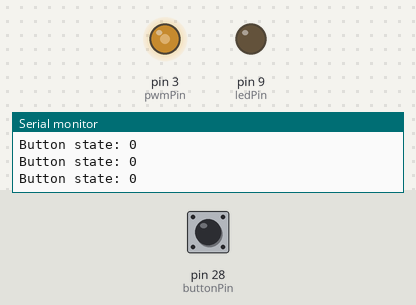
Recording of a sketch running on a simulated Arduino Mega 2560, built with avr-gcc and run on an emulated ATmega2560. Shown: output pins drawn as LEDs (lit = HIGH), the last lines printed to the serial monitor. The test bench sets the inputs (shaded band); at power-on: pin 28 (buttonPin) LOW.

Above: at 1.2 s.
1.3 s: pin 28 (buttonPin) pulled HIGH for 0.25 s
At 1.5 s:
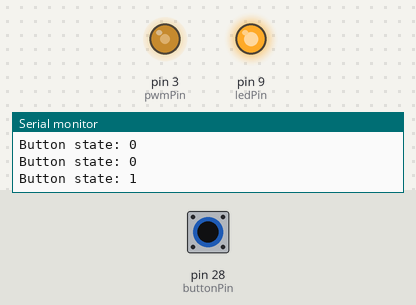
3.1 s: pin 28 (buttonPin) pulled HIGH for 3.2 s
At 7.4 s:
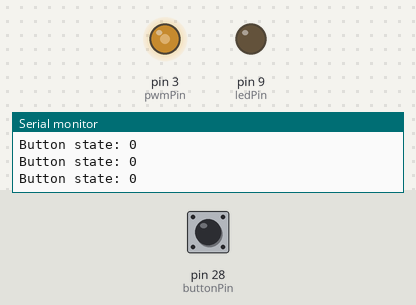
Timing chart, 0 to 8.9 s (numbered marks = the images above; inputs shaded):
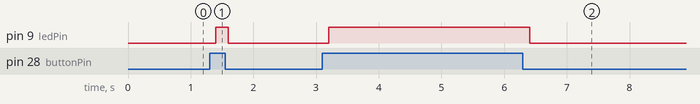

The sketch:

PushButtonDetectLED.ino
```cpp
const int pwmPin = 3;
const int buttonPin = 28;
const int ledPin = 9;

void setup() {
  pinMode(pwmPin, OUTPUT);
  pinMode(buttonPin, INPUT);
  pinMode(ledPin, OUTPUT);

  analogWrite(pwmPin, 128); // 50% PWM

  Serial.begin(9600); // Start serial communication
}

void loop() {
  int buttonState = digitalRead(buttonPin);

  if (buttonState == HIGH) {
    digitalWrite(ledPin, HIGH);
  } else {
    digitalWrite(ledPin, LOW);
  }

  Serial.print("Button state: ");
  Serial.println(buttonState);

  delay(200); // Slow down serial output
}
```

Measured:
- after the input at 1.3 s, pin 9 (ledPin): LOW → HIGH after 0.10 s, → LOW 0.20 s later
- after the input at 3.1 s, pin 9 (ledPin): LOW → HIGH after 0.10 s, → LOW 3.2 s later
